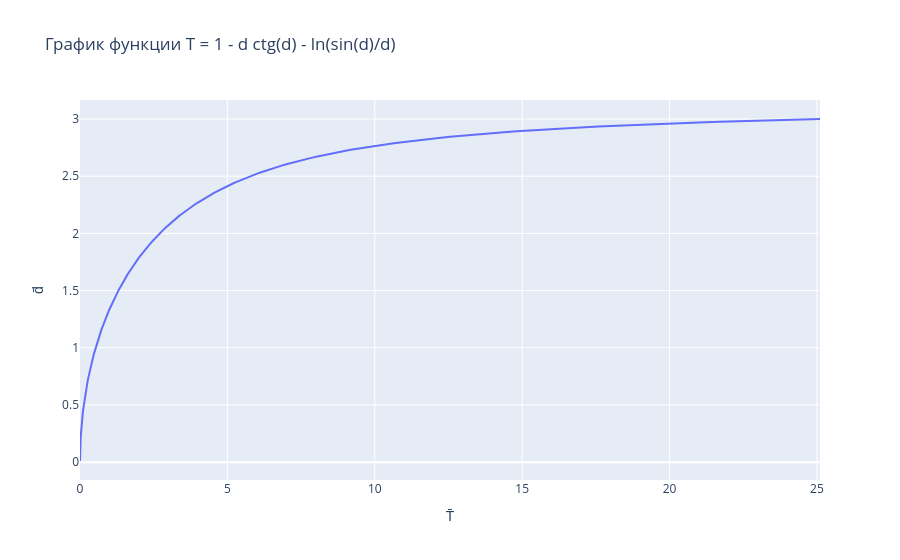

This figure's notebook cell:
### Markdown cell above
![plot2](images_zso_1well_simple/plot2.png)

### Code cell
d = np.linspace(0.01, 3, 500)
T3 = 1 - (d / np.tan(d)) - np.log(np.sin(d)/d)

fig3 = go.Figure()

fig3.add_scatter(
    x=T3,
    y=d,
    mode="lines",
    name="d(T)",
    hovertemplate="T=%{x:.5f}<br>d=%{y:.5f}<extra></extra>"
)

fig3.update_layout(
    title="График функции T = 1 - d ctg(d) - ln(sin(d)/d)",
    xaxis_title="T̄",
    yaxis_title="d̄"
)

fig3.show()
fig3.write_html("images_zso_1well_simple/plot3.html", include_plotlyjs="cdn")

### Figure 1 — Plotly figure (JSON) as saved in the notebook; plotly's stock layout.template omitted (floating-point values rounded to 4 significant figures; data arrays with more than 128 entries replaced by an {"elided": "..."} marker saying what was removed)
{"data": [{"hovertemplate": "T=%{x:.5f}<br>d=%{y:.5f}<extra></extra>", "mode": "lines", "name": "d(T)", "type": "scatter", "x": {"elided": "500 float values"}, "y": {"elided": "500 float values"}}], "layout": {"autosize": true, "title": {"text": "График функции T = 1 - d ctg(d) - ln(sin(d)/d)"}, "xaxis": {"autorange": true, "range": [5e-05, 25.1], "title": {"text": "T̄"}, "type": "linear"}, "yaxis": {"autorange": true, "range": [-0.1561, 3.166], "title": {"text": "d̄"}, "type": "linear"}}}
